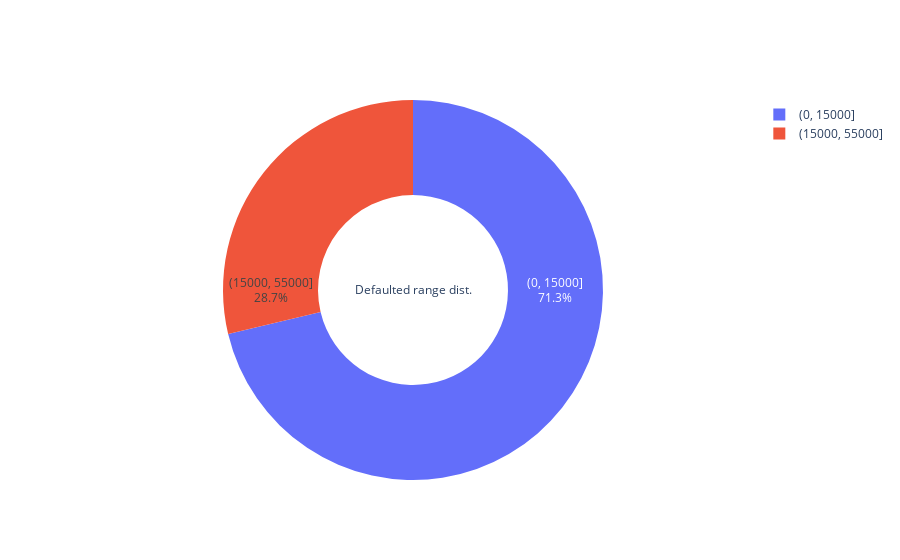

This figure's notebook cell:
### Markdown cell above
The risk of charge off is the lowest around 5000-7500 and start to increase above 15000.

**Recommendations**
- On loans >15000 pay attention on other variables and potentially be more restrictive on the loan ammount.

### Code cell
bins = [0, 15000,55000]
# perform the binned analysis for borrower distribution in lower and higher risk range
results = segmented_analysis_binned(loan_filtered, 'loan_amnt', bins)

# plot bar chart to visualise the borrower distribution in lower and higher risk range
fig4 = go.Figure(data=[go.Pie(labels=results.count_of_feature.index.values, values=results.count_of_feature['defaulted'], textinfo='label+percent',
    insidetextorientation='radial', hole=.5,  title='Defaulted range dist.')])
fig4.show()

### Figure 1 — Plotly figure (JSON) as saved in the notebook; plotly's stock layout.template omitted (floating-point values rounded to 4 significant figures)
{"data": [{"hole": 0.5, "insidetextorientation": "radial", "labels": ["(0, 15000]", "(15000, 55000]"], "textinfo": "label+percent", "title": {"text": "Defaulted range dist."}, "type": "pie", "values": [4011, 1616]}], "layout": {}}
